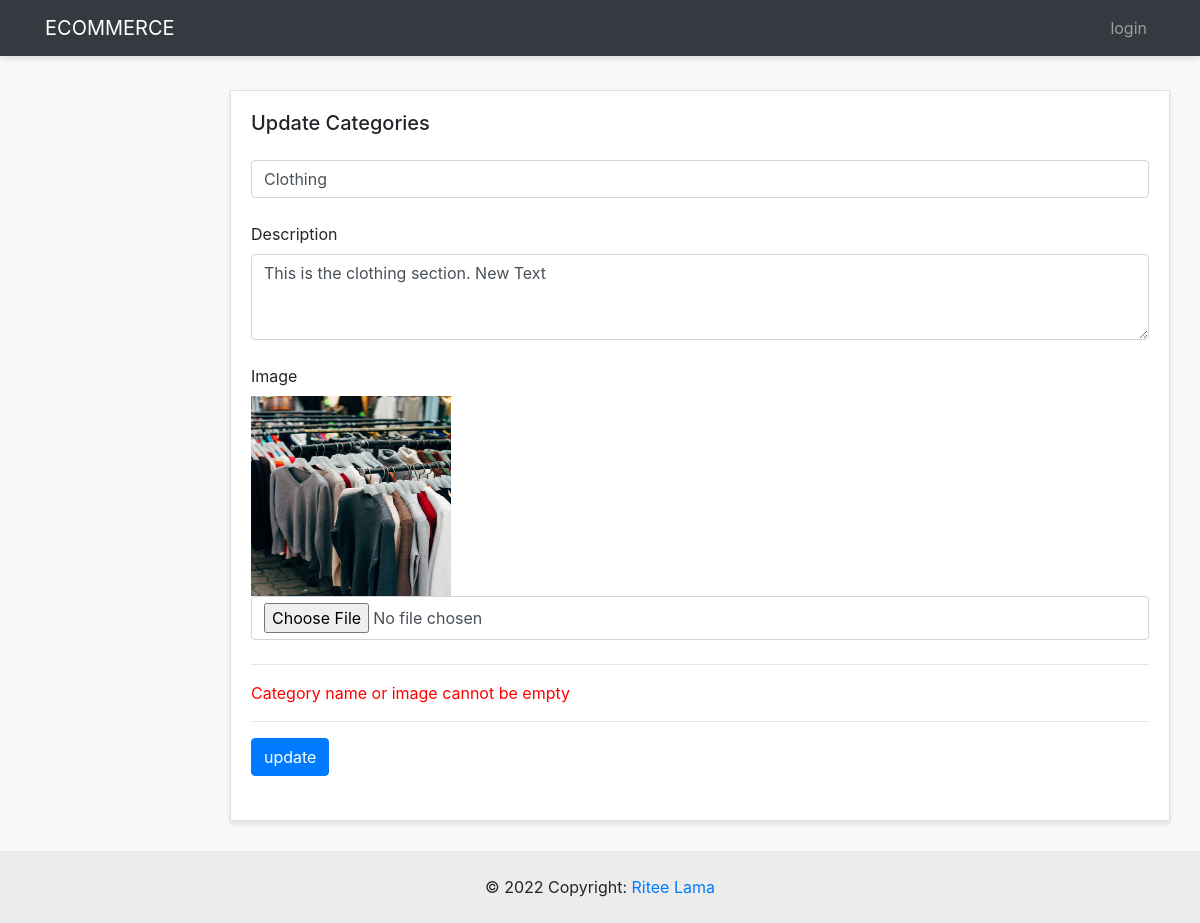
The app's page /admin-panel/categories-admins/update-category.php?id=3 with its own data.
### tables this page shows
CREATE TABLE `categories` (
  `id` int(4) NOT NULL,
  `category_name` varchar(200) NOT NULL,
  `description` text NOT NULL,
  `image` varchar(200) NOT NULL,
  `created_at` timestamp NOT NULL DEFAULT current_timestamp()
);

### admin-panel/categories-admins/update-category.php (the view, shortened to what this page needs)
<?php require "../layouts/header.php";?>
<?php require "../../includes/dbconfig.php";?>
<?php
  if(isset($_GET['id'])) {
    $id = $_GET['id'];
    $select = "SELECT * FROM categories WHERE id = '$id'";
    $selectQuery = mysqli_query($conn,$select);
    $categories = mysqli_fetch_assoc($selectQuery);
      if(empty($category_name))
      {
          $error = "Category name or image cannot be empty";
      }
  } else {
  }
?>
       <div class="row">
        <div class="col">
          <div class="card">
            <div class="card-body">
              <h5 class="card-title mb-5 d-inline">Update Categories</h5>
              <form method="POST" action="update-category.php?id=<?php echo $id;?>" enctype="multipart/form-data">
                <div class="form-outline mb-4 mt-4">
                  <input type="text" name="category_name" id="form2Example1" class="form-control" placeholder="category name" value ="<?php echo $categories['category_name']?>"/>
                </div>
                <div class="form-group">
                    <label for="description">Description</label>
                    <textarea name="description" placeholder="description" class="form-control" id="description" rows="3"><?php echo $categories['description']?>
                    </textarea>
                </div>
                <div class="form-outline mb-4 mt-4">
                    <label>Image</label>
                    <br>
                    <img src="images/<?php echo $categories['image']?>" alt ="catgeory image" width=200 height=200/>
                    <input type="file" name="image" id="image" class="form-control" placeholder="image" />
                </div>
                <hr>
                    <p style="color:red;"><?php echo isset($error) ? $error : ''; ?></p>
                  <hr>
                <button type="submit" name="submit" class="btn btn-primary  mb-4 text-center">update</button>
              </form>
            </div>
          </div>
        </div>
      </div>
<?php require "../layouts/footer.php";?>

### admin-panel/styles/style.css (style rules this page uses)
body { background:#f9f9f9; }
.card { margin-bottom: 15px; border-radius:0; box-shadow: 0 3px 5px rgba(0,0,0,.1); }

### records on screen
categories: category_name "Clothing", description "This is the clothing section. New Text", image (picture)

### other values on screen
$error "Category name or image cannot be empty"
